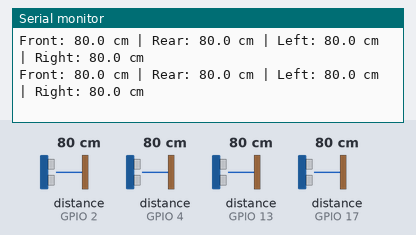
This sketch was run on a simulated ESP32. Parts: the last lines printed to the serial monitor. Wiring (inferred from the names in the program): 4 × ultrasonic range finder: trigger GPIO 0, echo GPIO 4 / trigger GPIO 12, echo GPIO 13 / trigger GPIO 15, echo GPIO 2 / trigger GPIO 16, echo GPIO 17. The inputs (shaded band) are chosen by the test bench; at power-on: distance to the obstacle (sensors on GPIO 2, GPIO 4, GPIO 13, GPIO 17) 80 cm. The echo pulse lasts 58.3 µs per cm.

Above: at 1.8 s.
1.9 s: distance to the obstacle (sensor on GPIO 2) set to 2 cm
At 2.6 s:
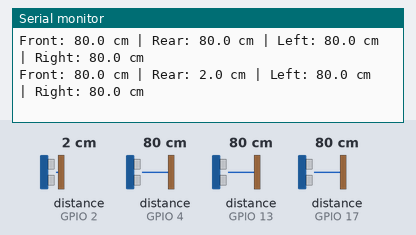
3.4 s: distance to the obstacle (sensor on GPIO 4) set to 2 cm
At 4.7 s:
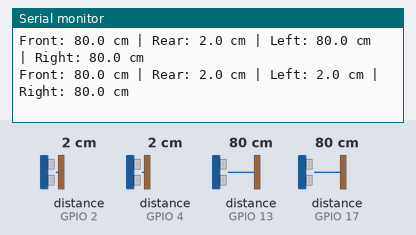
4.9 s: distance to the obstacle (sensor on GPIO 13) set to 2 cm
At 5.9 s:
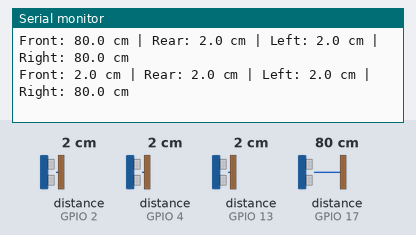
6.4 s: distance to the obstacle (sensor on GPIO 17) set to 2 cm
At 7.7 s:
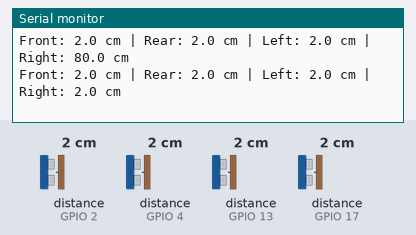
7.9 s: distance to the obstacle (sensor on GPIO 2) set to 4 cm
At 8.9 s:
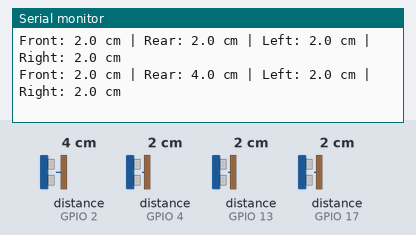
9.4 s: distance to the obstacle (sensor on GPIO 4) set to 4 cm
At 10.8 s:
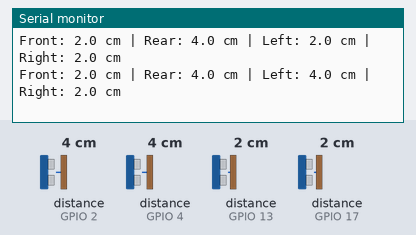
Timing chart, 0 to 11.9 s (numbered marks = the images above; inputs shaded):
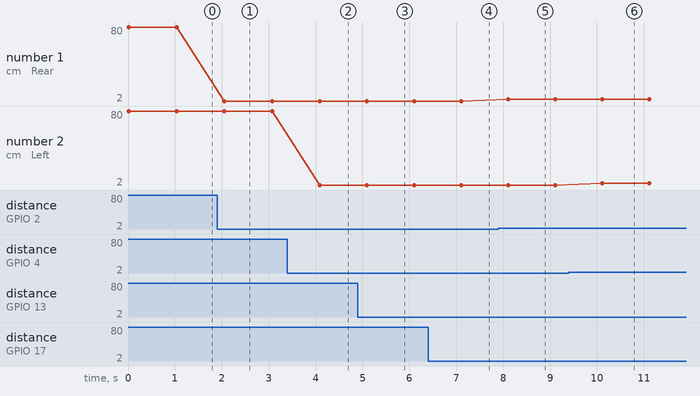

The sketch:

ultrasonic_module.ino
```cpp
const int TRIG_FRONT = 12;
const int ECHO_FRONT = 13;
const int TRIG_REAR  = 15;
const int ECHO_REAR  = 2;
const int TRIG_LEFT  = 0;
const int ECHO_LEFT  = 4;
const int TRIG_RIGHT = 16;
const int ECHO_RIGHT = 17;

float readDistance(int trigPin, int echoPin) {
  digitalWrite(trigPin, LOW);
  delayMicroseconds(2);
  digitalWrite(trigPin, HIGH);
  delayMicroseconds(10);
  digitalWrite(trigPin, LOW);
  long duration = pulseIn(echoPin, HIGH, 26000);
  if (duration == 0) return -1.0;
  return (duration * 0.0343) / 2.0;
}

void setup() {
  Serial.begin(115200);
  pinMode(TRIG_FRONT, OUTPUT); pinMode(ECHO_FRONT, INPUT);
  pinMode(TRIG_REAR,  OUTPUT); pinMode(ECHO_REAR,  INPUT);
  pinMode(TRIG_LEFT,  OUTPUT); pinMode(ECHO_LEFT,  INPUT);
  pinMode(TRIG_RIGHT, OUTPUT); pinMode(ECHO_RIGHT, INPUT);
}

void loop() {
  float f = readDistance(TRIG_FRONT, ECHO_FRONT);
  float r = readDistance(TRIG_REAR, ECHO_REAR);
  float l = readDistance(TRIG_LEFT, ECHO_LEFT);
  float rt = readDistance(TRIG_RIGHT, ECHO_RIGHT);

  Serial.printf("Front: %.1f cm | Rear: %.1f cm | Left: %.1f cm | Right: %.1f cm\n", f, r, l, rt);
  delay(1000);
}
```

Measured:
- after the input at 1.9 s, the serial monitor: prints a new line after 0.16 s (image 1)
- after the input at 3.4 s, the serial monitor: prints a new line after 0.69 s (image 2)
- after the input at 4.9 s, the serial monitor: prints a new line after 0.19 s (image 3)
- after the input at 6.4 s, the serial monitor: prints a new line after 0.70 s (image 4)
- after the input at 7.9 s, the serial monitor: prints a new line after 0.21 s (image 5)
- after the input at 9.4 s, the serial monitor: prints a new line after 0.71 s (image 6)
- plotted number 1: 80 → 2 after the input at 1.9 s, 2 → 4 after the input at 7.9 s
